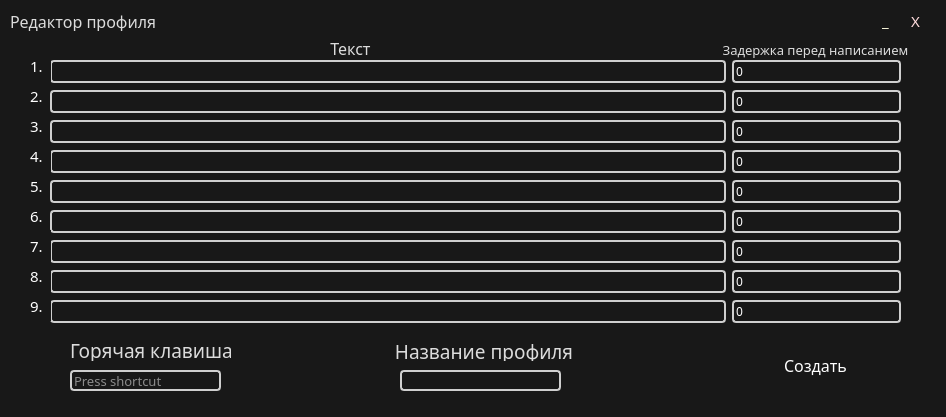
<?xml version="1.0" encoding="UTF-8"?>
<ui version="4.0">
 <class>ProfileEditWindow</class>
 <widget class="QMainWindow" name="ProfileEditWindow">
  <property name="geometry">
   <rect>
    <x>0</x>
    <y>0</y>
    <width>946</width>
    <height>417</height>
   </rect>
  </property>
  <property name="windowTitle">
   <string>Редактирование профиля</string>
  </property>
  <property name="windowIcon">
   <iconset>
    <normaloff>:/resources/logo.ico</normaloff>:/resources/logo.ico</iconset>
  </property>
  <property name="styleSheet">
   <string notr="true">QWidget {
	color: white;
	font-family: Rubik;
	background-color: #181818
}

QLineEdit {
	border: 2px solid #cfcfcf;
	border-radius: 4px;
}

QPushButton {
    background-color: transparent;
	border: none;
 	border-collapse: separate;
	border-radius: 5px;
}

QPushButton:hover {
    background-color: #999;
}

QPushButton:pressed {
    background-color: #666;
}

QListWidget {
	border: 2px solid #cfcfcf;
	border-radius: 7px;
}</string>
  </property>
  <widget class="QWidget" name="centralwidget">
   <widget class="QLabel" name="label_8">
    <property name="geometry">
     <rect>
      <x>30</x>
      <y>200</y>
      <width>21</width>
      <height>31</height>
     </rect>
    </property>
    <property name="font">
     <font>
      <family>Rubik</family>
      <pointsize>11</pointsize>
      <weight>50</weight>
      <bold>false</bold>
     </font>
    </property>
    <property name="text">
     <string>6.</string>
    </property>
   </widget>
   <widget class="QWidget" name="horizontalLayoutWidget">
    <property name="geometry">
     <rect>
      <x>50</x>
      <y>60</y>
      <width>851</width>
      <height>31</height>
     </rect>
    </property>
    <property name="font">
     <font>
      <family>Rubik</family>
      <weight>50</weight>
      <bold>false</bold>
     </font>
    </property>
    <layout class="QHBoxLayout" name="group1" stretch="4,1">
     <property name="sizeConstraint">
      <enum>QLayout::SetMaximumSize</enum>
     </property>
     <item>
      <widget class="QLineEdit" name="string1">
       <property name="font">
        <font>
         <family>Rubik</family>
         <weight>50</weight>
         <bold>false</bold>
        </font>
       </property>
       <property name="text">
        <string/>
       </property>
      </widget>
     </item>
     <item>
      <widget class="QLineEdit" name="cooldown1">
       <property name="font">
        <font>
         <family>Rubik</family>
         <weight>50</weight>
         <bold>false</bold>
        </font>
       </property>
       <property name="text">
        <string>0</string>
       </property>
      </widget>
     </item>
    </layout>
   </widget>
   <widget class="QWidget" name="horizontalLayoutWidget_6">
    <property name="geometry">
     <rect>
      <x>50</x>
      <y>210</y>
      <width>851</width>
      <height>31</height>
     </rect>
    </property>
    <property name="font">
     <font>
      <family>Rubik</family>
      <weight>50</weight>
      <bold>false</bold>
     </font>
    </property>
    <layout class="QHBoxLayout" name="group6" stretch="4,1">
     <property name="sizeConstraint">
      <enum>QLayout::SetMaximumSize</enum>
     </property>
     <item>
      <widget class="QLineEdit" name="string6">
       <property name="font">
        <font>
         <family>Rubik</family>
         <weight>50</weight>
         <bold>false</bold>
        </font>
       </property>
      </widget>
     </item>
     <item>
      <widget class="QLineEdit" name="cooldown6">
       <property name="font">
        <font>
         <family>Rubik</family>
         <weight>50</weight>
         <bold>false</bold>
        </font>
       </property>
       <property name="text">
        <string>0</string>
       </property>
      </widget>
     </item>
    </layout>
   </widget>
   <widget class="QPushButton" name="createProfileButton">
    <property name="geometry">
     <rect>
      <x>770</x>
      <y>350</y>
      <width>91</width>
      <height>31</height>
     </rect>
    </property>
    <property name="font">
     <font>
      <family>Rubik</family>
      <pointsize>12</pointsize>
      <weight>50</weight>
      <bold>false</bold>
     </font>
    </property>
    <property name="styleSheet">
     <string notr="true">border-radius: 6px;</string>
    </property>
    <property name="text">
     <string>Создать</string>
    </property>
   </widget>
   <widget class="QWidget" name="horizontalLayoutWidget_4">
    <property name="geometry">
     <rect>
      <x>50</x>
      <y>150</y>
      <width>851</width>
      <height>31</height>
     </rect>
    </property>
    <property name="font">
     <font>
      <family>Rubik</family>
      <weight>50</weight>
      <bold>false</bold>
     </font>
    </property>
    <layout class="QHBoxLayout" name="group4" stretch="4,1">
     <property name="sizeConstraint">
      <enum>QLayout::SetMaximumSize</enum>
     </property>
     <item>
      <widget class="QLineEdit" name="string4">
       <property name="font">
        <font>
         <family>Rubik</family>
         <weight>50</weight>
         <bold>false</bold>
        </font>
       </property>
      </widget>
     </item>
     <item>
      <widget class="QLineEdit" name="cooldown4">
       <property name="font">
        <font>
         <family>Rubik</family>
         <weight>50</weight>
         <bold>false</bold>
        </font>
       </property>
       <property name="text">
        <string>0</string>
       </property>
      </widget>
     </item>
    </layout>
   </widget>
   <widget class="QWidget" name="horizontalLayoutWidget_8">
    <property name="geometry">
     <rect>
      <x>50</x>
      <y>270</y>
      <width>851</width>
      <height>31</height>
     </rect>
    </property>
    <property name="font">
     <font>
      <family>Rubik</family>
      <weight>50</weight>
      <bold>false</bold>
     </font>
    </property>
    <layout class="QHBoxLayout" name="group8" stretch="4,1">
     <property name="sizeConstraint">
      <enum>QLayout::SetMaximumSize</enum>
     </property>
     <item>
      <widget class="QLineEdit" name="string8">
       <property name="font">
        <font>
         <family>Rubik</family>
         <weight>50</weight>
         <bold>false</bold>
        </font>
       </property>
      </widget>
     </item>
     <item>
      <widget class="QLineEdit" name="cooldown8">
       <property name="font">
        <font>
         <family>Rubik</family>
         <weight>50</weight>
         <bold>false</bold>
        </font>
       </property>
       <property name="text">
        <string>0</string>
       </property>
      </widget>
     </item>
    </layout>
   </widget>
   <widget class="QLabel" name="label_6">
    <property name="geometry">
     <rect>
      <x>30</x>
      <y>140</y>
      <width>21</width>
      <height>31</height>
     </rect>
    </property>
    <property name="font">
     <font>
      <family>Rubik</family>
      <pointsize>11</pointsize>
      <weight>50</weight>
      <bold>false</bold>
     </font>
    </property>
    <property name="text">
     <string>4.</string>
    </property>
   </widget>
   <widget class="QLabel" name="label_2">
    <property name="geometry">
     <rect>
      <x>720</x>
      <y>40</y>
      <width>191</width>
      <height>20</height>
     </rect>
    </property>
    <property name="font">
     <font>
      <family>Rubik</family>
      <pointsize>10</pointsize>
      <weight>50</weight>
      <bold>false</bold>
     </font>
    </property>
    <property name="styleSheet">
     <string notr="true">QLabel {
	color: rgb(220, 220, 220)
}</string>
    </property>
    <property name="text">
     <string>Задержка перед написанием</string>
    </property>
    <property name="alignment">
     <set>Qt::AlignCenter</set>
    </property>
   </widget>
   <widget class="QLabel" name="label_4">
    <property name="geometry">
     <rect>
      <x>30</x>
      <y>80</y>
      <width>21</width>
      <height>31</height>
     </rect>
    </property>
    <property name="font">
     <font>
      <family>Rubik</family>
      <pointsize>11</pointsize>
      <weight>50</weight>
      <bold>false</bold>
     </font>
    </property>
    <property name="text">
     <string>2.</string>
    </property>
   </widget>
   <widget class="QLabel" name="label_3">
    <property name="geometry">
     <rect>
      <x>30</x>
      <y>50</y>
      <width>21</width>
      <height>31</height>
     </rect>
    </property>
    <property name="font">
     <font>
      <family>Rubik</family>
      <pointsize>11</pointsize>
      <weight>50</weight>
      <bold>false</bold>
     </font>
    </property>
    <property name="text">
     <string>1.</string>
    </property>
   </widget>
   <widget class="QWidget" name="horizontalLayoutWidget_9">
    <property name="geometry">
     <rect>
      <x>50</x>
      <y>300</y>
      <width>851</width>
      <height>31</height>
     </rect>
    </property>
    <property name="font">
     <font>
      <family>Rubik</family>
      <weight>50</weight>
      <bold>false</bold>
     </font>
    </property>
    <layout class="QHBoxLayout" name="group9" stretch="4,1">
     <property name="sizeConstraint">
      <enum>QLayout::SetMaximumSize</enum>
     </property>
     <item>
      <widget class="QLineEdit" name="string9">
       <property name="font">
        <font>
         <family>Rubik</family>
         <weight>50</weight>
         <bold>false</bold>
        </font>
       </property>
      </widget>
     </item>
     <item>
      <widget class="QLineEdit" name="cooldown9">
       <property name="font">
        <font>
         <family>Rubik</family>
         <weight>50</weight>
         <bold>false</bold>
        </font>
       </property>
       <property name="text">
        <string>0</string>
       </property>
      </widget>
     </item>
    </layout>
   </widget>
   <widget class="QWidget" name="horizontalLayoutWidget_7">
    <property name="geometry">
     <rect>
      <x>50</x>
      <y>240</y>
      <width>851</width>
      <height>31</height>
     </rect>
    </property>
    <property name="font">
     <font>
      <family>Rubik</family>
      <weight>50</weight>
      <bold>false</bold>
     </font>
    </property>
    <layout class="QHBoxLayout" name="group7" stretch="4,1">
     <property name="sizeConstraint">
      <enum>QLayout::SetMaximumSize</enum>
     </property>
     <item>
      <widget class="QLineEdit" name="string7">
       <property name="font">
        <font>
         <family>Rubik</family>
         <weight>50</weight>
         <bold>false</bold>
        </font>
       </property>
      </widget>
     </item>
     <item>
      <widget class="QLineEdit" name="cooldown7">
       <property name="font">
        <font>
         <family>Rubik</family>
         <weight>50</weight>
         <bold>false</bold>
        </font>
       </property>
       <property name="text">
        <string>0</string>
       </property>
      </widget>
     </item>
    </layout>
   </widget>
   <widget class="QLabel" name="label_9">
    <property name="geometry">
     <rect>
      <x>30</x>
      <y>230</y>
      <width>21</width>
      <height>31</height>
     </rect>
    </property>
    <property name="font">
     <font>
      <family>Rubik</family>
      <pointsize>11</pointsize>
      <weight>50</weight>
      <bold>false</bold>
     </font>
    </property>
    <property name="text">
     <string>7.</string>
    </property>
   </widget>
   <widget class="QLabel" name="label_11">
    <property name="geometry">
     <rect>
      <x>30</x>
      <y>290</y>
      <width>21</width>
      <height>31</height>
     </rect>
    </property>
    <property name="font">
     <font>
      <family>Rubik</family>
      <pointsize>11</pointsize>
      <weight>50</weight>
      <bold>false</bold>
     </font>
    </property>
    <property name="text">
     <string>9.</string>
    </property>
   </widget>
   <widget class="QLabel" name="label">
    <property name="geometry">
     <rect>
      <x>320</x>
      <y>40</y>
      <width>61</width>
      <height>16</height>
     </rect>
    </property>
    <property name="font">
     <font>
      <family>Rubik</family>
      <pointsize>12</pointsize>
      <weight>50</weight>
      <bold>false</bold>
     </font>
    </property>
    <property name="styleSheet">
     <string notr="true">QLabel {
	color: rgb(220, 220, 220)
}</string>
    </property>
    <property name="text">
     <string>Текст</string>
    </property>
    <property name="alignment">
     <set>Qt::AlignCenter</set>
    </property>
   </widget>
   <widget class="QLabel" name="label_10">
    <property name="geometry">
     <rect>
      <x>30</x>
      <y>260</y>
      <width>21</width>
      <height>31</height>
     </rect>
    </property>
    <property name="font">
     <font>
      <family>Rubik</family>
      <pointsize>11</pointsize>
      <weight>50</weight>
      <bold>false</bold>
     </font>
    </property>
    <property name="text">
     <string>8.</string>
    </property>
   </widget>
   <widget class="QLabel" name="label_5">
    <property name="geometry">
     <rect>
      <x>30</x>
      <y>110</y>
      <width>21</width>
      <height>31</height>
     </rect>
    </property>
    <property name="font">
     <font>
      <family>Rubik</family>
      <pointsize>11</pointsize>
      <weight>50</weight>
      <bold>false</bold>
     </font>
    </property>
    <property name="text">
     <string>3.</string>
    </property>
   </widget>
   <widget class="QLabel" name="label_7">
    <property name="geometry">
     <rect>
      <x>30</x>
      <y>170</y>
      <width>21</width>
      <height>31</height>
     </rect>
    </property>
    <property name="font">
     <font>
      <family>Rubik</family>
      <pointsize>11</pointsize>
      <weight>50</weight>
      <bold>false</bold>
     </font>
    </property>
    <property name="text">
     <string>5.</string>
    </property>
   </widget>
   <widget class="QWidget" name="horizontalLayoutWidget_5">
    <property name="geometry">
     <rect>
      <x>50</x>
      <y>180</y>
      <width>851</width>
      <height>31</height>
     </rect>
    </property>
    <property name="font">
     <font>
      <family>Rubik</family>
      <weight>50</weight>
      <bold>false</bold>
     </font>
    </property>
    <layout class="QHBoxLayout" name="group5" stretch="4,1">
     <property name="sizeConstraint">
      <enum>QLayout::SetMaximumSize</enum>
     </property>
     <item>
      <widget class="QLineEdit" name="string5">
       <property name="font">
        <font>
         <family>Rubik</family>
         <weight>50</weight>
         <bold>false</bold>
        </font>
       </property>
      </widget>
     </item>
     <item>
      <widget class="QLineEdit" name="cooldown5">
       <property name="font">
        <font>
         <family>Rubik</family>
         <weight>50</weight>
         <bold>false</bold>
        </font>
       </property>
       <property name="text">
        <string>0</string>
       </property>
      </widget>
     </item>
    </layout>
   </widget>
   <widget class="QWidget" name="horizontalLayoutWidget_2">
    <property name="geometry">
     <rect>
      <x>50</x>
      <y>90</y>
      <width>851</width>
      <height>31</height>
     </rect>
    </property>
    <property name="font">
     <font>
      <family>Rubik</family>
      <weight>50</weight>
      <bold>false</bold>
     </font>
    </property>
    <layout class="QHBoxLayout" name="group2" stretch="4,1">
     <property name="sizeConstraint">
      <enum>QLayout::SetMaximumSize</enum>
     </property>
     <item>
      <widget class="QLineEdit" name="string2">
       <property name="font">
        <font>
         <family>Rubik</family>
         <weight>50</weight>
         <bold>false</bold>
        </font>
       </property>
      </widget>
     </item>
     <item>
      <widget class="QLineEdit" name="cooldown2">
       <property name="font">
        <font>
         <family>Rubik</family>
         <weight>50</weight>
         <bold>false</bold>
        </font>
       </property>
       <property name="text">
        <string>0</string>
       </property>
      </widget>
     </item>
    </layout>
   </widget>
   <widget class="QWidget" name="horizontalLayoutWidget_3">
    <property name="geometry">
     <rect>
      <x>50</x>
      <y>120</y>
      <width>851</width>
      <height>31</height>
     </rect>
    </property>
    <property name="font">
     <font>
      <family>Rubik</family>
      <weight>50</weight>
      <bold>false</bold>
     </font>
    </property>
    <layout class="QHBoxLayout" name="group3" stretch="4,1">
     <property name="sizeConstraint">
      <enum>QLayout::SetMaximumSize</enum>
     </property>
     <item>
      <widget class="QLineEdit" name="string3">
       <property name="font">
        <font>
         <family>Rubik</family>
         <weight>50</weight>
         <bold>false</bold>
        </font>
       </property>
      </widget>
     </item>
     <item>
      <widget class="QLineEdit" name="cooldown3">
       <property name="font">
        <font>
         <family>Rubik</family>
         <weight>50</weight>
         <bold>false</bold>
        </font>
       </property>
       <property name="text">
        <string>0</string>
       </property>
      </widget>
     </item>
    </layout>
   </widget>
   <widget class="QLabel" name="shortcutlabel">
    <property name="geometry">
     <rect>
      <x>70</x>
      <y>340</y>
      <width>161</width>
      <height>21</height>
     </rect>
    </property>
    <property name="font">
     <font>
      <family>Rubik</family>
      <pointsize>14</pointsize>
     </font>
    </property>
    <property name="styleSheet">
     <string notr="true">QLabel {
	color: rgb(220, 220, 220)
}</string>
    </property>
    <property name="text">
     <string>Горячая клавиша</string>
    </property>
   </widget>
   <widget class="QKeySequenceEdit" name="shortcut">
    <property name="geometry">
     <rect>
      <x>70</x>
      <y>370</y>
      <width>151</width>
      <height>21</height>
     </rect>
    </property>
    <property name="font">
     <font>
      <family>Rubik</family>
      <pointsize>10</pointsize>
     </font>
    </property>
    <property name="toolTip">
     <string/>
    </property>
    <property name="locale">
     <locale language="Russian" country="Russia"/>
    </property>
    <property name="keySequence">
     <string/>
    </property>
   </widget>
   <widget class="QLineEdit" name="profileName">
    <property name="geometry">
     <rect>
      <x>400</x>
      <y>370</y>
      <width>161</width>
      <height>21</height>
     </rect>
    </property>
    <property name="text">
     <string/>
    </property>
   </widget>
   <widget class="QLabel" name="profiileNameLabel">
    <property name="geometry">
     <rect>
      <x>390</x>
      <y>341</y>
      <width>191</width>
      <height>20</height>
     </rect>
    </property>
    <property name="font">
     <font>
      <family>Rubik</family>
      <pointsize>14</pointsize>
     </font>
    </property>
    <property name="styleSheet">
     <string notr="true">QLabel {
	color: rgb(220, 220, 220)
}</string>
    </property>
    <property name="text">
     <string> Название профиля</string>
    </property>
   </widget>
   <widget class="QPushButton" name="closeButton">
    <property name="geometry">
     <rect>
      <x>900</x>
      <y>10</y>
      <width>31</width>
      <height>21</height>
     </rect>
    </property>
    <property name="font">
     <font>
      <family>Rubik</family>
      <pointsize>11</pointsize>
     </font>
    </property>
    <property name="styleSheet">
     <string notr="true">color: #ffdbdc;</string>
    </property>
    <property name="text">
     <string>X</string>
    </property>
   </widget>
   <widget class="QPushButton" name="minimizeButton">
    <property name="geometry">
     <rect>
      <x>870</x>
      <y>10</y>
      <width>31</width>
      <height>21</height>
     </rect>
    </property>
    <property name="font">
     <font>
      <family>Rubik</family>
      <pointsize>11</pointsize>
     </font>
    </property>
    <property name="styleSheet">
     <string notr="true">color: #fffde0;</string>
    </property>
    <property name="text">
     <string>_</string>
    </property>
   </widget>
   <widget class="QLabel" name="title">
    <property name="geometry">
     <rect>
      <x>10</x>
      <y>10</y>
      <width>151</width>
      <height>21</height>
     </rect>
    </property>
    <property name="font">
     <font>
      <family>Rubik</family>
      <pointsize>12</pointsize>
      <weight>50</weight>
      <bold>false</bold>
     </font>
    </property>
    <property name="layoutDirection">
     <enum>Qt::LeftToRight</enum>
    </property>
    <property name="styleSheet">
     <string notr="true">QLabel {
	color: rgb(220, 220, 220)
}</string>
    </property>
    <property name="text">
     <string>&lt;html&gt;&lt;head/&gt;&lt;body&gt;&lt;p&gt;Редактор профиля&lt;/p&gt;&lt;/body&gt;&lt;/html&gt;</string>
    </property>
   </widget>
  </widget>
  <widget class="QStatusBar" name="statusbar"/>
  <action name="action">
   <property name="text">
    <string>Сбросить базу данных</string>
   </property>
  </action>
  <action name="action2">
   <property name="text">
    <string>Выйти</string>
   </property>
  </action>
 </widget>
 <resources/>
 <connections/>
</ui>
